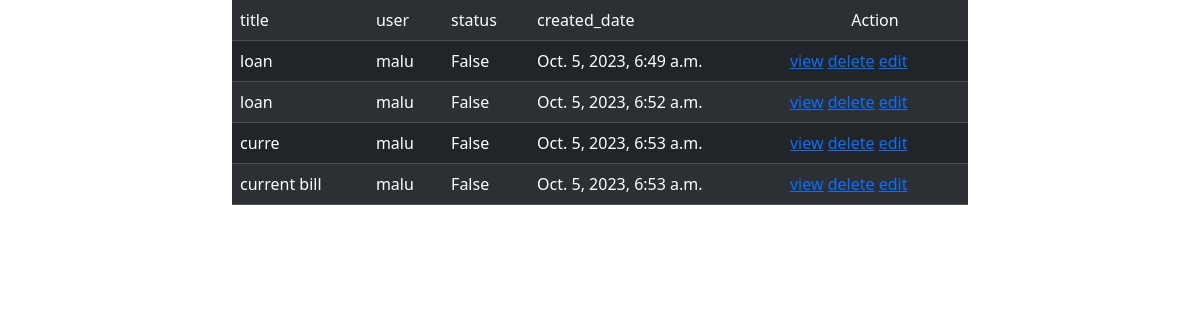
/all/ (signed in), run on the app's committed database.
### remainder/models.py (models this page shows, shortened)
class Todos(models.Model):
    title=models.CharField(max_length=200)
    created_date=models.DateTimeField(auto_now_add=True)
    status=models.BooleanField(default=False)
    user=models.ForeignKey(User,on_delete=models.CASCADE)

### remainder/views.py (the view)
# urls.py: path("all/",TodoListView.as_view(),name="list-todo"),
@method_decorator(login_required,name="dispatch")
class TodoListView(ListView):
    template_name="remainder/todo_list.html"
    context_object_name="todos"
    model=Todos
    def get_queryset(self):
        qs=Todos.objects.filter(user=self.request.user)
        return qs

### remainder/views.py (called while the page is built)
def login_required(fn):
    def wrapper(request,*args,**kwargs):
        if not request.user.is_authenticated:
            messages.error(request,"invalid session please login!!!")
            return redirect("signin")
        else:
            return fn(request,*args,**kwargs)
    return wrapper

### remainder/templates/remainder/todo_list.html (shortened to what this page needs)
<!DOCTYPE html>
<html lang="en">
<head>
    <link href="https://cdn.jsdelivr.net/npm/bootstrap@5.3.2/dist/css/bootstrap.min.css" rel="stylesheet">
    <link rel="stylesheet" href="https://cdnjs.cloudflare.com/ajax/libs/font-awesome/6.4.2/css/all.min.css" />
</head>
<body>
    <div class="container">
        <div class="row">
            <div class="col-2"></div>
            <div class="col-8">
                <table class="table table-striped table-dark">
                    <tr>
                        <td>title</td>
                        <td>user</td>
                        <td>status</td>
                        <td>created_date</td>
                        <td class="text-center">Action</td>
                    </tr>
                    {%for todo in todos%}
                        <tr>
                                <td>{{todo.title}}</td>
                                <td>{{todo.user}}</td>
                                <td>{{todo.status}}</td>
                                <td>{{todo.created_date}}</td>
                                <td class="px-2">
                                    <a href="{% url 'detail-todo' todo.id %}">view</a>
                                    <a href="{% url 'remove-todo' todo.id %}">delete</a>
                                    <a href="{% url 'change-todo' todo.id %}">edit</a>
                            </td>
                        </tr>
                    {%endfor%}
                </table>
            </div>
            <div class="col-2"></div>
        </div>
    </div>
</body>
</html>

### data on the page
Todos: title "loan", user "malu", status "False", created_date "Oct. 5, 2023, 6:49 a.m."
Todos: title "loan", user "malu", status "False", created_date "Oct. 5, 2023, 6:52 a.m."
Todos: title "curre", user "malu", status "False", created_date "Oct. 5, 2023, 6:53 a.m."
Todos: title "current bill", user "malu", status "False", created_date "Oct. 5, 2023, 6:53 a.m."
